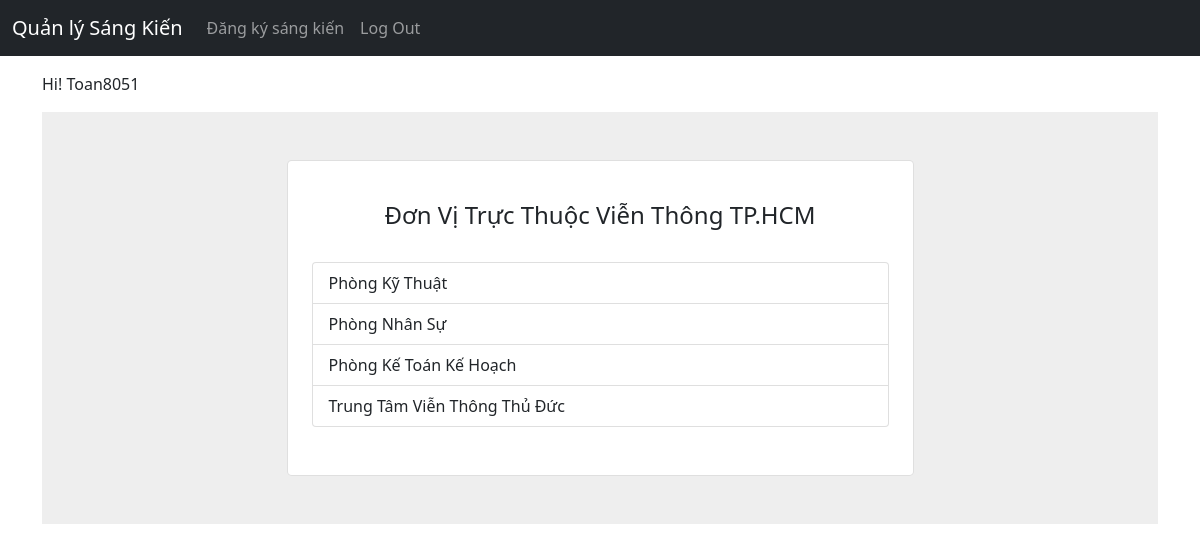
The app's page / (signed in) with its own data.
### accounts/models.py (models this page shows)
class CustomUser(AbstractUser):
    pass

### sangkien/models.py (models this page shows, shortened)
class Donvivttp(models.Model):
    name = models.CharField(max_length=255,)
    nguoidungthuocdonvi = models.ForeignKey(get_user_model(), on_delete=models.CASCADE,null=True, blank=True, related_name='tenusers')
    class Meta: # new
        indexes = [ # new Performance
            models.Index(fields=["id"], name="id_index_topic"),
        ]

### sangkien/views.py (the view)
# urls.py: path("", DonvivttpListView.as_view(), name="donvivttplist"), # new
class DonvivttpListView(ListView):
    model = Donvivttp
    context_object_name = 'donvivttp'   # your own name for the list as a template variable
    template_name = "sangkien/donvivttp_list.html"

### templates/sangkien/donvivttp_list.html (shortened to what this page needs)
{% extends "_base.html" %}
{% block content %}
<section class="vh-50" style="background-color: #eee;">
  <div class="container py-5 h-50">
    <div class="row d-flex justify-content-center align-items-center h-50">
      <div class="col col-lg-9 col-xl-7">
        <div class="card rounded-3">
          <div class="card-body p-4">
            <h4 class="text-center my-3 pb-3">Đơn Vị Trực Thuộc Viễn Thông TP.HCM</h4>
            <table class="table mb-4">
            {% if user.is_authenticated %}
              {% if donvivttp %}
              <div class="list-group">
                {% for donvi in donvivttp %}
                  <a href="{% url 'sangkienlist' donvi.id %}" class="list-group-item list-group-item-action">{{ donvi.name }}</a>
                {% endfor %}
              </div>
              {% else %}
                <p>Chưa dữ liệu.</p>
              {% endif %}
            {% else %}
              <h2>Chương trình quản lý sáng kiến, đăng ký, xét duyệt và khen thưởng</h2>
              <p>Bạn phải đăng nhập (Log in) để sử dụng</p>
              <a href="{% url 'account_login' %}">Log In</a>
            {% endif %}
            </table>
          </div>
        </div>
      </div>
    </div>
  </div>
</section>
{% endblock content %}

### templates/_base.html (shortened to what this page needs)
{% load static %}
<!DOCTYPE html>
<html>
<head>
  <link href="https://cdn.jsdelivr.net/npm/bootstrap@5.1.3/dist/css/bootstrap.min.css" rel="stylesheet">
  <link rel="stylesheet" href="{% static 'css/base.css' %}">
</head>
<body>
  <nav class="navbar navbar-expand-md navbar-dark fixed-top bg-dark">
    <div class="container-fluid">
      <a class="navbar-brand" href="{% url 'donvivttplist' %}">Quản lý Sáng Kiến</a>
      <div class="collapse navbar-collapse" id="navbarCollapse">
        <ul class="navbar-nav me-auto mb-2 mb-md-0">
          <li class="nav-item">
            <a class="nav-link" href="{% url 'donvivttplist' %}">Đăng ký sáng kiến</a>
          </li>
          {% if user.is_authenticated %}
          <li class="nav-item">
            <a class="nav-link" href="{% url 'account_logout' %}">Log Out</a>
          </li>
          {% endif %}
          </ul>
      </div>
    </div>
  </nav>
  <div class="container-sm">
    <p>Hi! {{ request.user.username.title }}</p>
    {% block content %}
    {% endblock content %}
  </div>
</body>
</html>

### static/css/base.css (style rules this page uses)
body { min-height: 75rem; padding-top: 4.5rem; }

### records on screen
CustomUser: user.username "Toan8051"
Donvivttp: name "Phòng Kỹ Thuật"
Donvivttp: name "Phòng Nhân Sự"
Donvivttp: name "Phòng Kế Toán Kế Hoạch"
Donvivttp: name "Trung Tâm Viễn Thông Thủ Đức"
